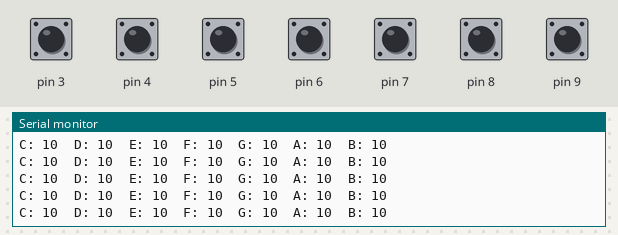
A sketch run on a simulated Arduino Uno, built with avr-gcc and run on an emulated ATmega328P. On the bench: the last lines printed to the serial monitor. Inputs (shaded band) come from the test bench; at power-on: pin 3–9 HIGH.

Above: at 1.2 s.
1.3 s: pin 3 pulled LOW for 0.25 s
At 1.52 s:
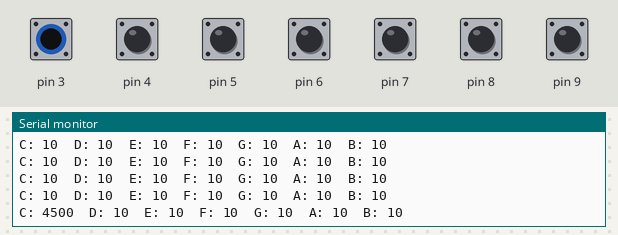
3.0 s: pin 4 pulled LOW for 0.25 s
At 3.3 s:
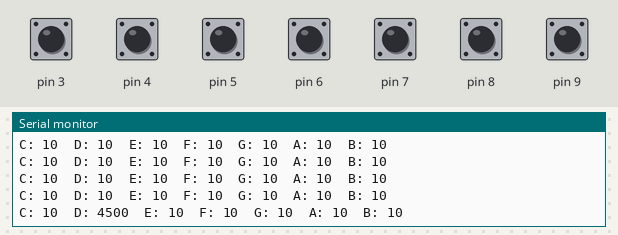
4.7 s: pin 5 pulled LOW for 0.25 s
At 5.08 s:
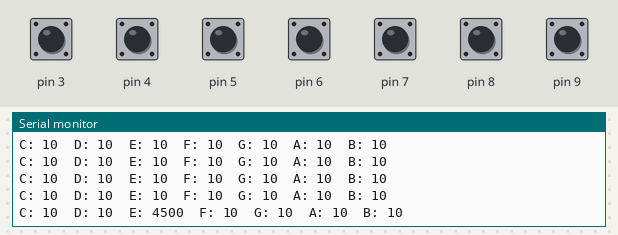
7.9 s: pin 6 pulled LOW for 0.25 s
At 8.19 s:
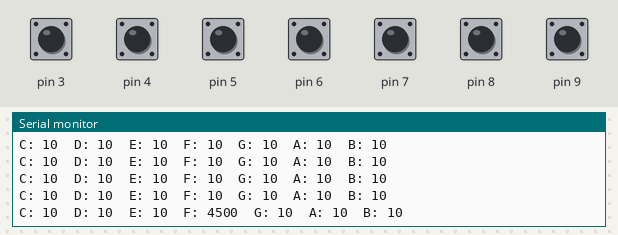
9.6 s: pin 7 pulled LOW for 1 s
At 9.96 s:
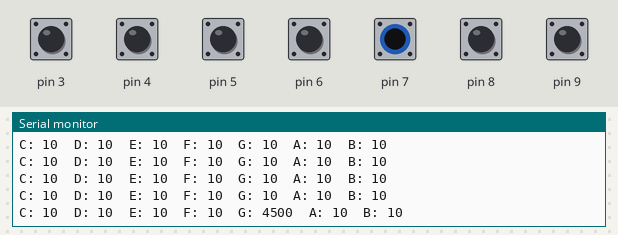
13.6 s: pin 8 pulled LOW for 0.25 s
At 13.96 s:
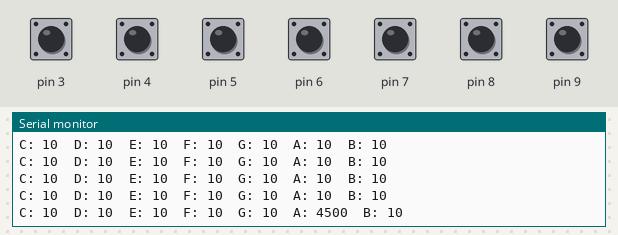

Measured:
- after the input at 1.3 s, the serial monitor: prints a new line after 0.05 s (image 1)
- after the input at 3.0 s, the serial monitor: prints a new line after 0.13 s (image 2)
- after the input at 4.7 s, the serial monitor: prints a new line after 0.21 s (image 3)
- after the input at 7.9 s, the serial monitor: prints a new line after 0.12 s (image 4)
- after the input at 9.6 s, the serial monitor: prints a new line after 0.20 s (image 5)
- after the input at 13.6 s, the serial monitor: prints a new line after 0.20 s (image 6)

The sketch:

piano.ino
```cpp
#include <CapacitiveSensor.h>

// Notes
#define NOTE_C4  262
#define NOTE_D4  294
#define NOTE_E4  330
#define NOTE_F4  349
#define NOTE_G4  392
#define NOTE_A4  440
#define NOTE_B4  494

// Common send pin
const int sendPin = 2;

// Initialize capacitive sensors (Common Send Pin, Unique Receive Pin)
CapacitiveSensor csC = CapacitiveSensor(sendPin, 3); // C4
CapacitiveSensor csD = CapacitiveSensor(sendPin, 4); // D4
CapacitiveSensor csE = CapacitiveSensor(sendPin, 5); // E4
CapacitiveSensor csF = CapacitiveSensor(sendPin, 6); // F4
CapacitiveSensor csG = CapacitiveSensor(sendPin, 7); // G4
CapacitiveSensor csA = CapacitiveSensor(sendPin, 8); // A4
CapacitiveSensor csB = CapacitiveSensor(sendPin, 9); // B4

const int buzzerPin = 10; // Moved to pin 10 to avoid conflict

// Threshold for touch detection
long threshold = 1000; // Adjust this value if needed

void setup() {
  // Initialize serial communication at 9600 baud
  Serial.begin(9600);

  // Disable autocalibration to prevent baseline drift
  csC.set_CS_AutocaL_Millis(0xFFFFFFFF);
  csD.set_CS_AutocaL_Millis(0xFFFFFFFF);
  csE.set_CS_AutocaL_Millis(0xFFFFFFFF);
  csF.set_CS_AutocaL_Millis(0xFFFFFFFF);
  csG.set_CS_AutocaL_Millis(0xFFFFFFFF);
  csA.set_CS_AutocaL_Millis(0xFFFFFFFF);
  csB.set_CS_AutocaL_Millis(0xFFFFFFFF);
}

void loop() {
  // Read capacitive sensors
  long valC = csC.capacitiveSensor(30);
  long valD = csD.capacitiveSensor(30);
  long valE = csE.capacitiveSensor(30);
  long valF = csF.capacitiveSensor(30);
  long valG = csG.capacitiveSensor(30);
  long valA = csA.capacitiveSensor(30);
  long valB = csB.capacitiveSensor(30);

  // Print sensor values to Serial Monitor
  Serial.print("C: "); Serial.print(valC);
  Serial.print("\tD: "); Serial.print(valD);
  Serial.print("\tE: "); Serial.print(valE);
  Serial.print("\tF: "); Serial.print(valF);
  Serial.print("\tG: "); Serial.print(valG);
  Serial.print("\tA: "); Serial.print(valA);
  Serial.print("\tB: "); Serial.println(valB);

  delay(200); // Delay to make the output readable
}
```
